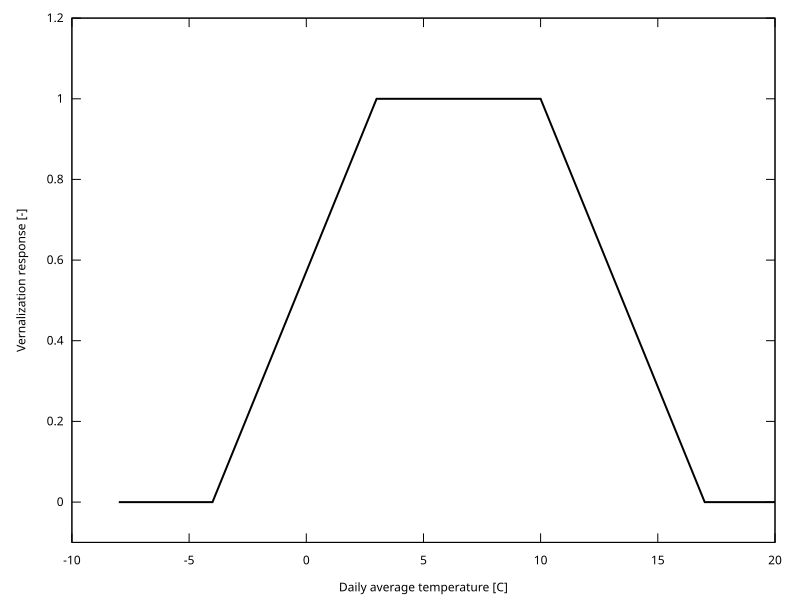

Recreate this plot in gnuplot.
# GNUPlot command file for generating the response function for
# vernalization in the WOFOST system description
# Output is generated as a PNG file on figure7.png
# data points are read from figure7.csv
set xrange [-10:20]
set yrange [-0.1:1.2]
#set terminal svg size 800,600 enhanced font 'Verdana,12'
set terminal pdf
set output 'figure_VERNRTB.pdf'
set xlabel 'Daily average temperature [C]'
set ylabel 'Vernalization response [-]'
plot 'figure_VERNRTB.csv' using 1:2 with lines t'' lt -1 lw 2,
set output
#set term X11
     
